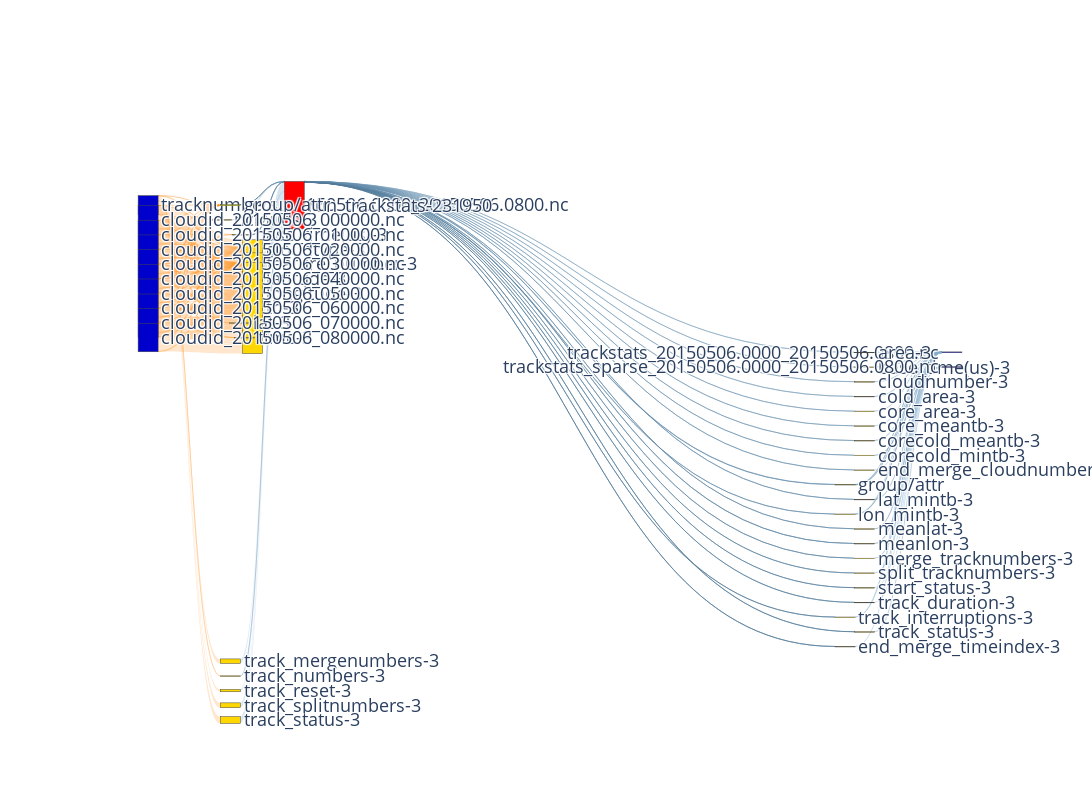

Notebook source saved alongside this figure:
### Code cell
vfd_nodes, vfd_nodes_dict = vfd2sk.get_nodes_for_sankey(G_VFD, rm_tags=["-R", "-W"], label_on=True)

# print(vfd_nodes)

vfd_links = vfd2sk.get_links_for_sankey(G_VFD, vfd_nodes_dict, val_sqrt=False)
fig = go.Figure(go.Sankey(
            node = vfd_nodes,
            link = vfd_links, orientation='h'))

width = 1400
height = 800

fig.update_layout(
    autosize=False,
    width=width,
    height=height,
    margin=dict(
        l=width/10,
        r=width/10,
        b=height/10,
        t=height/4,
        # pad=2
    ),
    font=dict(size=18),
)


fig.show()
save_html_path = f"{stat_path}/vfd-{(STAGE_END+1)}s-{test_name}-sankey-labeled-s4.html"
fig.write_html(save_html_path)
print(f"Sankey saved to {save_html_path}")
